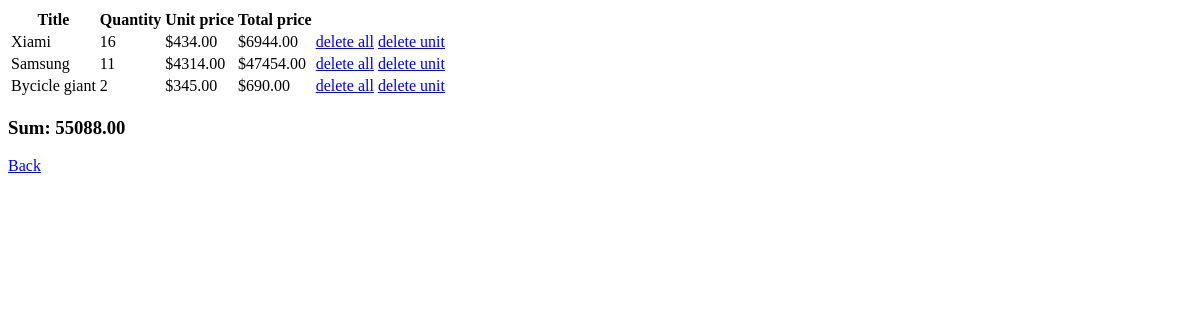
Page /my_cart/ (signed in) on the earlier database version.
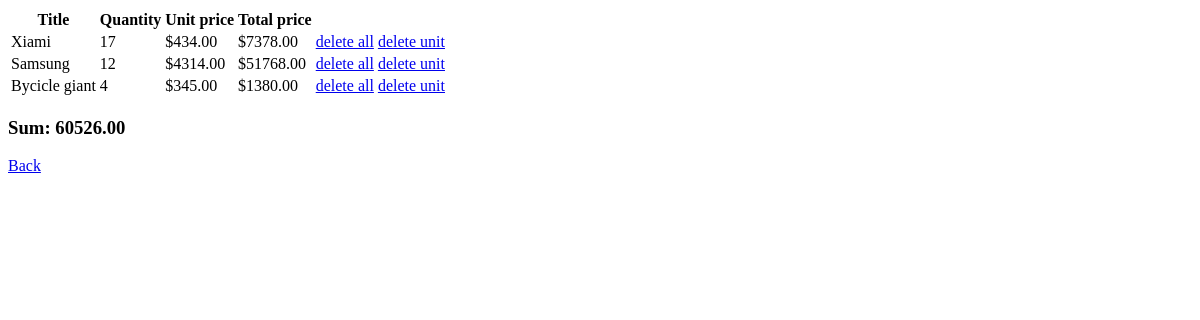
Same page on the later database version.
### store/models.py (models this page shows)
class CartItem(models.Model):
    product = models.ForeignKey(Product, on_delete=models.CASCADE, unique=True)
    cart = models.ForeignKey(Cart, on_delete=models.CASCADE)
    quantity = models.PositiveIntegerField(default=0)
    def total_price(self):
        return self.quantity * self.product.price

class Product(models.Model):
    title = models.CharField(max_length=100)
    description = models.TextField()
    price = models.DecimalField(decimal_places=2, max_digits=1_000_000)
    category = models.ForeignKey(Category, on_delete=models.CASCADE)

### cart/views.py (the view)
# urls.py: path('my_cart/', views.my_cart, name='my_cart'),
def my_cart(request):
    if not request.user.is_authenticated:
        return redirect(reverse('signin'))
    else:
        my_cart = Cart.objects.get(user=request.user.id)
        products_cart = CartItem.objects.filter(cart=my_cart.id)
        total = sum([product.total_price() for product in products_cart])
        return render(request, 'cart/my_cart.html', {'products_cart': products_cart, 'total': total})

### cart/templates/cart/my_cart.html
{% if products_cart %}
<table>
      <tr>
        <th>Title</th>
        <th>Quantity</th>
        <th>Unit price</th>
        <th>Total price</th>
      </tr>
        {% for product_in_cart in products_cart %}
            <tr>
                <td>{{product_in_cart.product.title.capitalize}}</td>
                <td>{{product_in_cart.quantity}}</td>
                <td>${{product_in_cart.product.price}}</td>
                <td>${{product_in_cart.total_price}}</td>
                <td><a href="{% url 'delete_from_cart' product_in_cart.id %}"> delete all </a></td>
                <td><a href="{% url 'delete_unit' product_in_cart.id %}"> delete unit </a></td>
            </tr>
        {% endfor %}
    </table>
    <h3>Sum: {{total}}</h3>
    {% else %}
        <h3> The cart is empty </h3>
{% endif %}
<a href="{% url 'all_categories' %}">Back</a>

Differences in the rows shown:
changed CartItem "Xiami": quantity "16" → "17"; total_price "6944.00" → "7378.00"
changed CartItem "Samsung": quantity "11" → "12"; total_price "47454.00" → "51768.00"
changed CartItem "Bycicle giant": quantity "2" → "4"; total_price "690.00" → "1380.00"
Other differences:
{{ total }}: "55088.00" → "60526.00"
